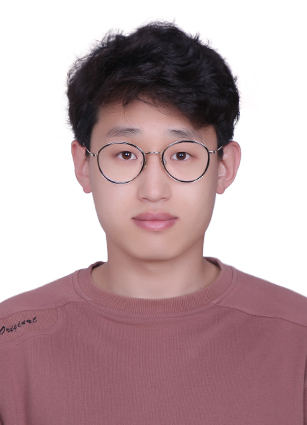
#> input picture ImageProcess/InformationSecurity/final_assignment/images/liwenpeng.jpeg, 307 x 425 px, found by its file name
$ python main.py
#> lines starting #> are read from the running program, lines starting #| are printed output that depends on the picture
from PIL import Image
import sys

def roll(im : Image, xDelta, yDelta) -> Image:
    xsize, ysize = im.size

    xDelta = xDelta % xsize
    if xDelta == 0:
        return im
    part1 = im.crop((0, 0, xDelta, ysize))
    part2 = im.crop((xDelta, 0, xsize, ysize))
    im.paste(part1, (xsize - xDelta, 0, xsize, ysize))
    im.paste(part2, (0, 0, xsize - xDelta, ysize))

    yDelta = yDelta % ysize
    if yDelta == 0:
        return im
    part3 = im.crop((0, 0, xsize, yDelta))
    part4 = im.crop((0, yDelta, xsize, ysize))
    im.paste(part3, (0, ysize - yDelta, xsize, ysize))
    im.paste(part4, (0, 0, xsize, ysize - yDelta))
    return im


def merge(im1, im2):
    w = im1.size[0] + im2.size[0]
    h = max(im1.size[1], im2.size[1])
    im3 = Image.new("RGBA", (w, h))
    im3.paste(im1, (0, 0, im1.size[0], im1.size[1]))
    im3.paste(im2, (im1.size[0], 0, im1.size[0] + im2.size[0], im2.size[1]))
    return im3


im = Image.open("/Users/lee/Desktop/liwenpeng.jpeg")
#> im is the input picture: PIL image 307x425 RGB; mean R, G, B 185.7, 160.8, 164.7

print(im.format, im.size, im.mode)
#| JPEG (307, 425) RGB

im1 = im.crop((100,100,200,300))

im1 = im1.transpose(Image.Transpose.ROTATE_180)
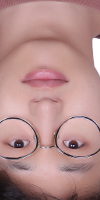
#> im1: PIL image 100x200 RGB; mean R, G, B 182.3, 141.8, 139.7

im.paste(im1, (100,100,200,300))

im = roll(im, 100, 250)
#> in roll, `part1 = im.crop((0, 0, xDelta, ysize))`:
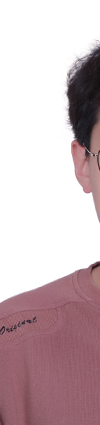
#> part1: PIL image 100x425 RGB; mean R, G, B 204.2, 185.3, 189.4
#> in roll, `part2 = im.crop((xDelta, 0, xsize, ysize))`:
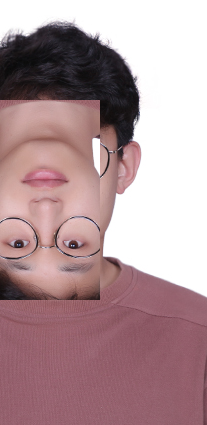
#> part2: PIL image 207x425 RGB; mean R, G, B 176.8, 148.9, 152.8
#> in roll, `part3 = im.crop((0, 0, xsize, yDelta))`:
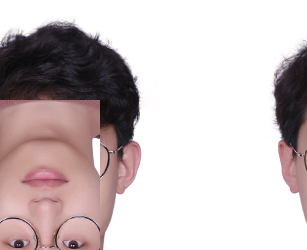
#> part3: PIL image 307x250 RGB; mean R, G, B 202.9, 191.5, 191.9
#> in roll, `part4 = im.crop((0, yDelta, xsize, ysize))`:
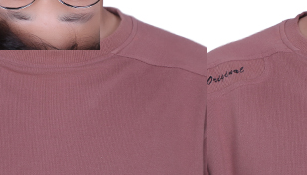
#> part4: PIL image 307x175 RGB; mean R, G, B 161.3, 116.9, 125.8
#> in roll, `im.paste(part4, (0, 0, xsize, ysize - yDelta))`:
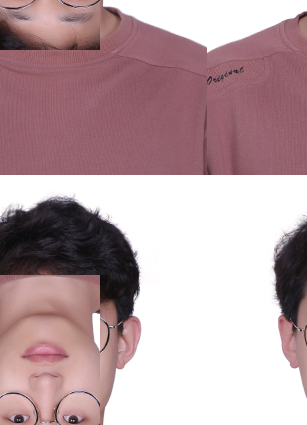
#> im: PIL image 307x425 RGB; mean R, G, B 185.7, 160.8, 164.7
# im1.show()
im.save("/Users/lee/Desktop/liwenpeng1.jpeg")

im3 = Image.open("/Users/lee/Desktop/liwenpeng.jpeg")
im2 = merge(im, im3)
#> in merge, `im3 = Image.new("RGBA", (w, h))`: im3: PIL image 614x425 RGBA; every value is 0
#> in merge, `im3.paste(im2, (im1.size[0], 0, im1.size[0] + im2.size[0], im2.size[1]))`:
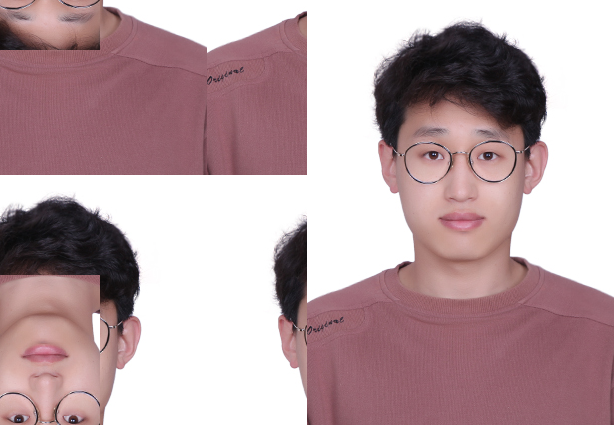
#> im3: PIL image 614x425 RGBA; mean R, G, B, A 185.7, 160.8, 164.7, 255
im2.show()
# [6 lines of commented-out code are left out]
